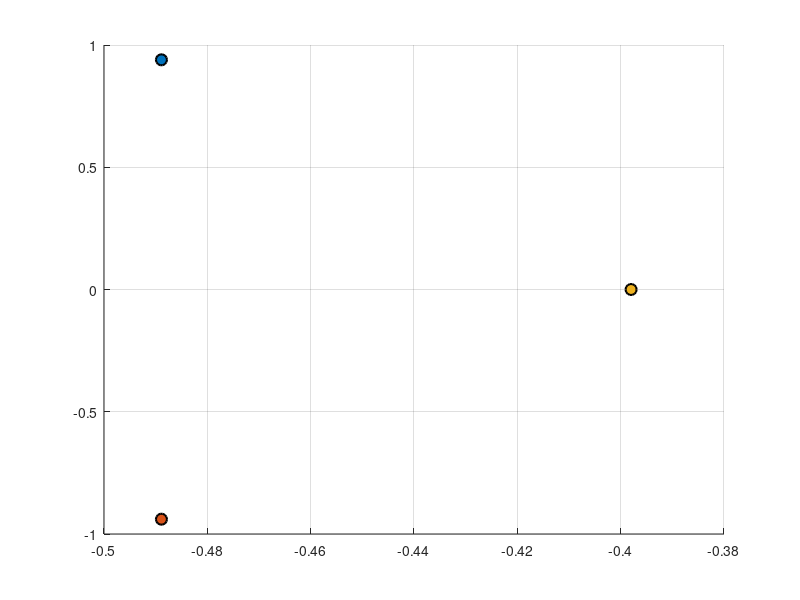

Source code (MATLAB): (Note: this script raises an error after producing the figure.)
% Helicopter Flapping and Dynamic Inflow Analysis
clear; clc; close all;
isSix = 0;
%% 1. Parameters
Cl_alpha      = 5.7;
gamma    = 8.159;
sigma    = 0.07;
nu0beta     = 1.12;
CT       = 0.005117;
lambda_i = sqrt(CT/2);

% Using Option 1 for Inflow Constants
KI = 16 / (pi * 45);
Km = 8 / (pi * 3); % Note: Km is not used in this specific A-matrix version

%% 2. Construct Matrix A and B from Images
% State vector: [beta_dot_1c; beta_dot_1s; beta_1c; beta_1s; lambda_1s; lambda_1c]
% Inputs: [theta_c; theta_s]

% Helper variables for clarity
g8    = gamma / 8;
g6 = gamma / 6;
nuSq1 = nu0beta^2 - 1;
C_inf = (Cl_alpha * sigma) / (16 * KI);
L_inf = (lambda_i / KI) + C_inf;
% Following your specific definition for the inflow terms
C_inf_0 = (Cl_alpha * sigma) / (6 * Km);
% The term is defined as negative for stability in the A matrix
L_inf_0 = -(1 / Km) * (4 * lambda_i + (Cl_alpha * sigma / 4));

if isSix == 1
A = [ -g8,    -2,    -nuSq1,  -g8,      0,     -g8;
       2,     -g8,     g8,    -nuSq1,  -g8,      0;
       1,      0,      0,      0,      0,      0;
       0,      1,      0,      0,      0,      0;
       0,     -C_inf,  C_inf,  0,     -L_inf,  0;
      -C_inf,  0,      0,     -C_inf,   0,     -L_inf ];

B = [ g8,      0;
      0,       g8;
      0,       0;
      0,       0;
      0,       C_inf;
      C_inf,   0 ];
else
    % Matrix A from your derivation
    A = [ -g8,      -nu0beta^2,  -g6;
        1,        0,        0;
        -C_inf_0,  0,       L_inf_0 ]; 

    % Matrix B from your derivation
    B = [ g8; 
        0; 
        C_inf_0 ];
end
%% 3. Eigenvalues and Normalized Eigenvectors
[V, D] = eig(A);
ev = diag(D);

% Custom Normalization:
% Max element magnitude = 1, Phase of that element = 0 deg
V_norm = zeros(size(V));
for k = 1:size(V, 2)
    [max_val, idx] = max(abs(V(:,k)));
    ref_phase = angle(V(idx, k));
    V_norm(:, k) = (V(:, k) / max_val) * exp(-1i * ref_phase);
end

% Display Results to Command Window
disp('Eigenvalues:'); disp(ev);
for idx = 1:size(V, 2)
    fprintf('\nMode %d Eigenvector (Mag | Phase Deg):\n', idx);
    disp([abs(V_norm(:,idx)), angle(V_norm(:,idx))*180/pi]);
end
% --- Section 3 Expansion: Detailed Eigenvalue Map ---
figure(1);
clf; hold on;
colors_ev = lines; % 6 distinct colors for the 6 modes
h = zeros(size(V, 2),1);      

for k = 1:size(V, 2)
    % Calculate Magnitude and Phase of the Eigenvalue itself
    ev_mag = abs(ev(k));
    ev_phase = angle(ev(k)) * 180/pi; % Phase in degrees
    
    % Plot each eigenvalue
    h(k) = plot(real(ev(k)), imag(ev(k)), 'o', 'MarkerSize', 8, ...
        'MarkerFaceColor', colors_ev(k,:), 'Color', 'k', 'LineWidth', 1.5);
    
    % Construct legend string with Mag and Phase
    ev_labels{k} = sprintf('Mode %d: %.2f + %.2fi (Mag: %.2f, Ph: %.1f°)', ...
        k, real(ev(k)), imag(ev(k)), ev_mag, ev_phase);
end

grid on; xline(0, 'k-', 'LineWidth', 2); yline(0, 'k-', 'LineWidth', 2);
xlabel('Real Part (Damping \sigma)'); 
ylabel('Imaginary Part (Frequency \omega)');
title('System Eigenvalues: Stability & Frequency Analysis');

legend(h, ev_labels, 'Location', 'bestoutside', 'FontSize', 9, 'FontName', 'Consolas');
axis padded;
hold off;

%% 4. Time Simulation (Step Inputs)
t = 0:0.01:25; % Non-dimensional time
deg2rad = pi/180;

% Case 1: QC = 1 deg, QS = 0
u1 = [ones(size(t))*deg2rad; zeros(size(t))];
% Case 2: QC = 0, QS = 1 deg
u2 = [zeros(size(t)); ones(size(t))*deg2rad];

sys = ss(A, B, eye(size(V, 2)), 0);
[y1, t1] = lsim(sys, u1, t);
[y2, t2] = lsim(sys, u2, t);

%% 5. Plotting (States in Degrees)
figure(2);
subplot(2,1,1);
plot(t, y1(:,3)*180/pi, 'b', t, y1(:,4)*180/pi, 'r--');
ylabel('Flapping [deg]'); title('Step Response: \theta_C = 1^\circ');
legend('\beta_{1C}', '\beta_{1S}'); grid on;

subplot(2,1,2);
plot(t, y2(:,3)*180/pi, 'b', t, y2(:,4)*180/pi, 'r--');
ylabel('Flapping [deg]'); xlabel('Time [s]');
title('Step Response: \theta_S = 1^\circ');
legend('\beta_{1C}', '\beta_{1S}'); grid on;

%% 6. Plotting inflow (States in Degrees)
figure(3);
subplot(2,1,1);
plot(t, y1(:,5)*180/pi, 'b', t, y1(:,6)*180/pi, 'r--');
ylabel('Inflow [-]'); title('Step Response: \theta_C = 1^\circ');
legend('\lambda_{1C}', '\lambda_{1S}'); grid on;

subplot(2,1,2);
plot(t, y2(:,5)*180/pi, 'b', t, y2(:,6)*180/pi, 'r--');
ylabel('Inflow [-]'); xlabel('Time [s]');
title('Step Response: \theta_S = 1^\circ');
legend('\lambda_{1C}', '\lambda_{1S}'); grid on;
